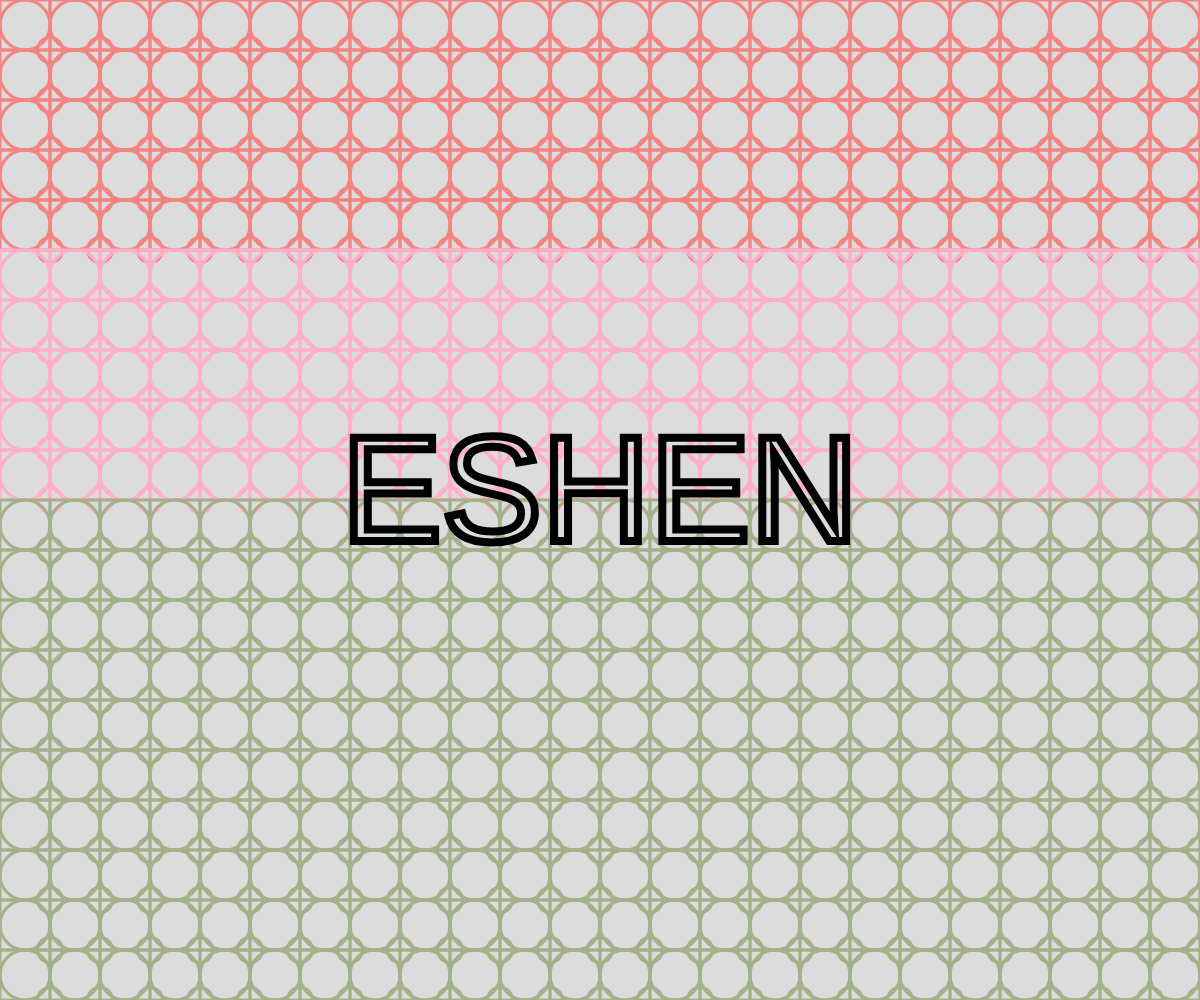
Frame 1 (no input)
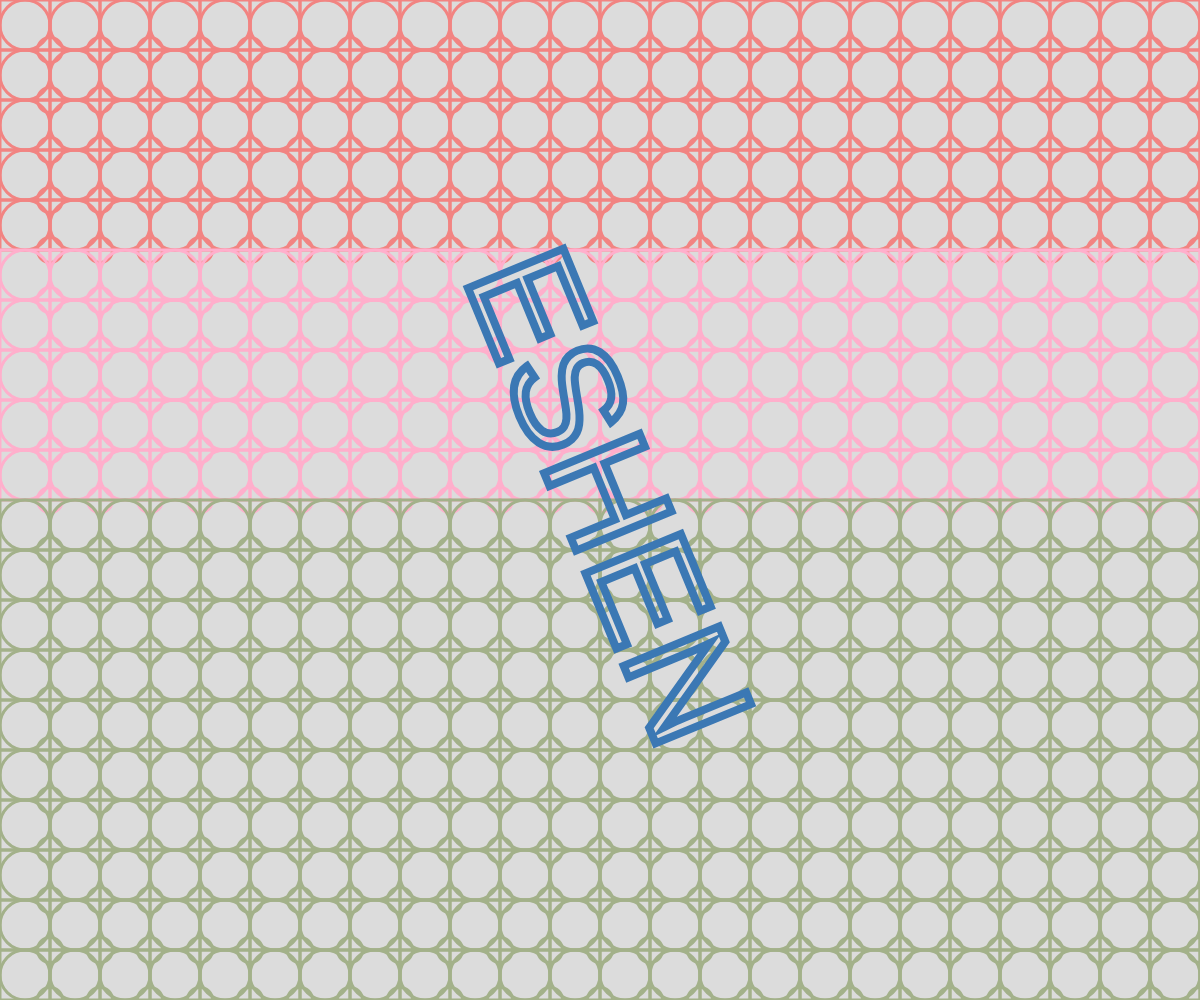
Frame 60 (no input)
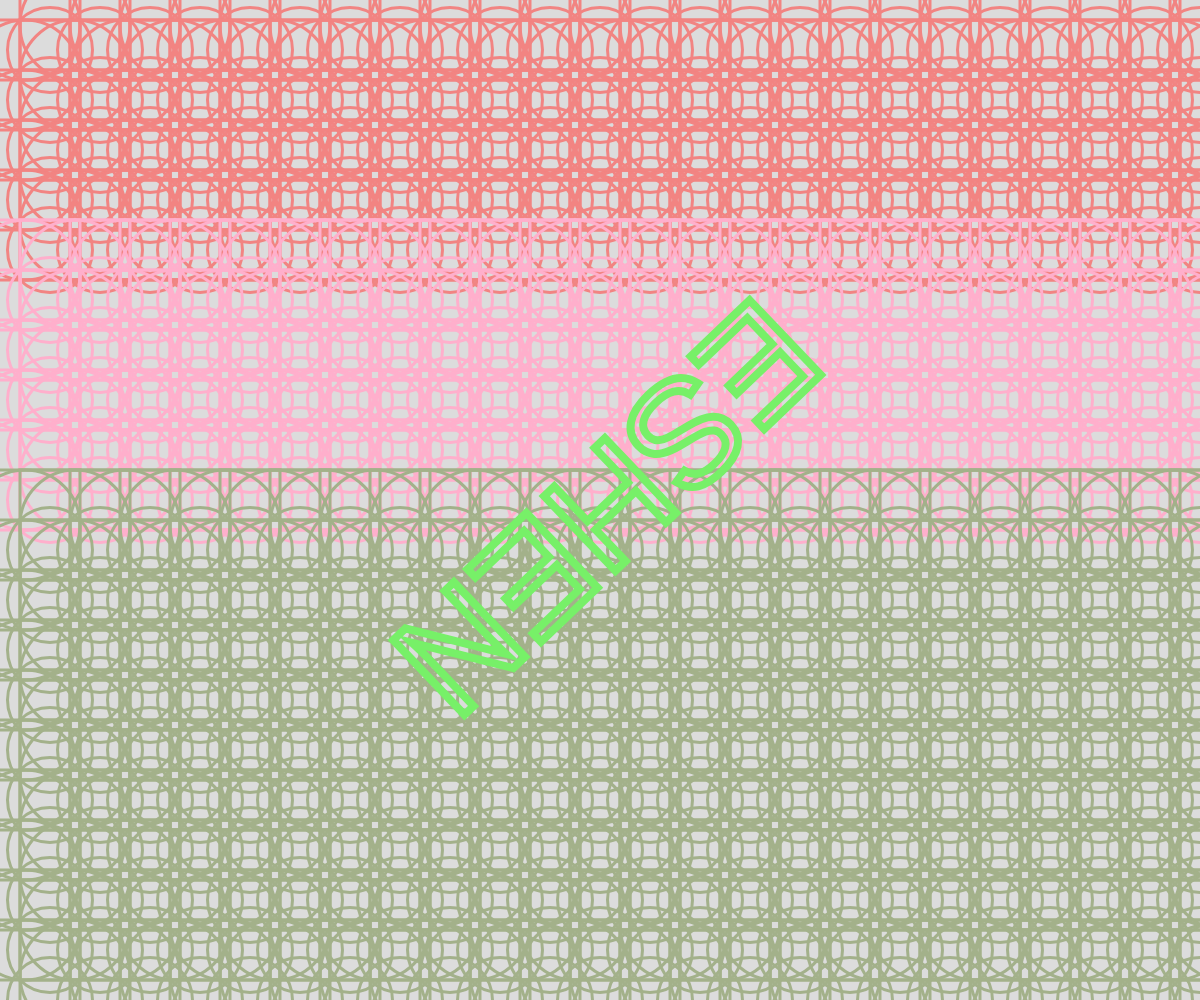
Frame 120 (the mouse pressed at the canvas centre since frame 60)

The p5.js sketch that drew these frames (run headless with seeded random() and noise() and a simulated clock; from frame 60 on, the mouse is pressed at the canvas centre):

// p5.js sketch
// ── sketch.js
let angle = 0;
let r = 255, g = 0, b = 0;

function setup() {
  createCanvas(windowWidth, windowHeight);
  background("#00AEAE");
}

function draw() {
  background(220);
  rectMode(CENTER);
  noFill();
  stroke("#cfbaf0");
  strokeWeight(3);

  let rect_width = 50 + mouseX / 10;
  let bc_width = 50 + mouseX / 10;
  let sc_width = 25 + mouseX / 10;

  for (let j = 0; j < 20; j++) {
    for (let i = 0; i < 40; i++) {

      if (j < 5) {
        stroke("#f28482");
      } else if (j < 10) {
        stroke("#ffafcc");
      } else {
        stroke("#a3b18a");
      }
      
      ellipse(25 + 50 * i, 25 + 50 * j, bc_width);
      rect(25 + 50 * i, 25 + 50 * j, rect_width);
      ellipse(50 + 50 * i, 50 + 50 * j, sc_width);
    }
  }

  // 更新 RGB 顏色值
  r = (r + 1) % 256;
  g = (g + 2) % 256;
  b = (b + 3) % 256;

  // 設定文字顏色為中空且外框變色
  noFill();
  stroke(r, g, b);
  strokeWeight(8);

  textSize(150);
  textAlign(CENTER, CENTER);
  
  push();
  translate(width / 2, height / 2);
  rotate(angle);
  text('ESHEN', 0, 0);
  pop();

  // 增加旋轉角度
  angle += 0.02;
}
